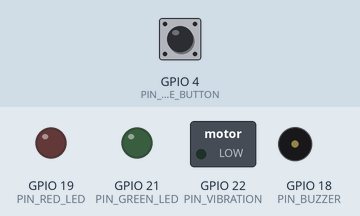
A sketch run on a simulated ESP32. Parts: switched loads named in the sketch (green lamp = pin HIGH), output pins drawn as LEDs (lit = HIGH), buzzer (waves = sounding, pin HIGH). The inputs (shaded band) are chosen by the test bench; at power-on: GPIO 4 (PIN_MUTE_BUTTON) HIGH. WiFi joins after 1.5 s; servers stay silent unless stated; uploads are accepted with an empty reply; what the sketch prints to the serial monitor is not drawn.

Above: at 0.0 s.
At 1.1 s:
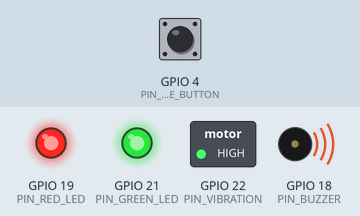
At 4.2 s:
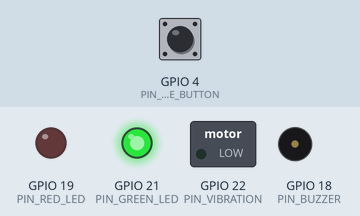
4.3 s: GPIO 4 (PIN_MUTE_BUTTON) pulled LOW for 0.15 s
Timing chart, 0 to 7.3 s (numbered marks = the images above; inputs shaded):
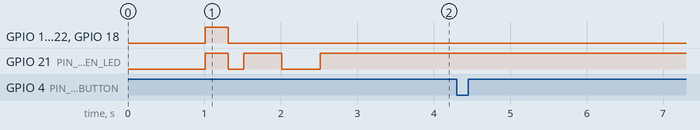

The sketch:

driver_alert.ino
```cpp
/*
 * ======================================================================================
 * Project: IoT-Based Driver Drowsiness Detection System
 * Device:  ESP32 In-Cabin Alert & Safety Module
 * File:    driver_alert.ino
 * Description: Connects to WiFi, polls backend API for driver alertness status, and
 *              triggers loud audible buzzer, strobe warning LED, and vibration alerts.
 * ======================================================================================
 */

#include <WiFi.h>
#include <HTTPClient.h>

// ==========================================
// 1. NETWORK & BACKEND CONFIGURATION
// ==========================================
// Replace with your local WiFi credentials
const char* WIFI_SSID     = "YOUR_WIFI_SSID";
const char* WIFI_PASSWORD = "YOUR_WIFI_PASSWORD";

// Backend API IP and Port (e.g., your computer's local IP on the same Wi-Fi network)
const char* BACKEND_HOST  = "http://192.168.1.100:5000";
const char* DEVICE_ID     = "ESP32-001";

// Polling interval in milliseconds
const unsigned long POLL_INTERVAL_MS = 1000;

// ==========================================
// 2. HARDWARE GPIO PIN DEFINITIONS
// ==========================================
const int PIN_BUZZER        = 18;  // Active/Passive Buzzer
const int PIN_RED_LED       = 19;  // Critical Alert Strobe LED
const int PIN_GREEN_LED     = 21;  // System Online / Safe LED
const int PIN_VIBRATION     = 22;  // Vibration Motor (via NPN transistor)
const int PIN_MUTE_BUTTON   = 4;   // Manual Acknowledge / Mute Push Button

// ==========================================
// 3. STATE VARIABLES
// ==========================================
unsigned long lastPollTime = 0;
unsigned long muteUntilTime = 0;
bool isAlertActive = false;
int currentScore = 0;
String currentStatus = "SAFE";

// ==========================================
// 4. SETUP ROUTINE
// ==========================================
void setup() {
  Serial.begin(115200);
  delay(1000);

  Serial.println("\n==================================================");
  Serial.println("   DRIVER DROWSINESS IoT ALERT MODULE - ESP32     ");
  Serial.println("==================================================");

  // Initialize GPIO Pins
  pinMode(PIN_BUZZER, OUTPUT);
  pinMode(PIN_RED_LED, OUTPUT);
  pinMode(PIN_GREEN_LED, OUTPUT);
  pinMode(PIN_VIBRATION, OUTPUT);
  pinMode(PIN_MUTE_BUTTON, INPUT_PULLUP);

  // Self-test startup chime
  startupSelfTest();

  // Connect to Wi-Fi
  connectWiFi();
}

// ==========================================
// 5. MAIN LOOP
// ==========================================
void loop() {
  // Ensure Wi-Fi stays connected
  if (WiFi.status() != WL_CONNECTED) {
    digitalWrite(PIN_GREEN_LED, LOW);
    connectWiFi();
  }

  // Handle hardware manual mute button
  if (digitalRead(PIN_MUTE_BUTTON) == LOW) {
    muteUntilTime = millis() + 10000; // Mute buzzer for 10 seconds
    Serial.println("[BUTTON] Driver pressed Mute. Silenced for 10s.");
    digitalWrite(PIN_BUZZER, LOW);
    digitalWrite(PIN_VIBRATION, LOW);
    delay(300); // Debounce
  }

  // Poll backend status periodically
  if (millis() - lastPollTime >= POLL_INTERVAL_MS) {
    lastPollTime = millis();
    pollBackendAlertStatus();
  }

  // Drive alert hardware indicators
  handleAlertIndicators();
}

// ==========================================
// 6. BACKEND POLLING VIA HTTP
// ==========================================
void pollBackendAlertStatus() {
  HTTPClient http;

  String endpoint = String(BACKEND_HOST) + "/api/devices/esp32/alert-status?deviceId=" + String(DEVICE_ID);

  http.begin(endpoint);
  http.setTimeout(2000); // 2 second timeout

  int httpCode = http.GET();

  if (httpCode == HTTP_CODE_OK) {
    String payload = http.getString();

    // Parse JSON values
    isAlertActive = parseJsonBool(payload, "alert");
    currentScore = parseJsonInt(payload, "score");
    currentStatus = parseJsonString(payload, "status");

    Serial.printf("[IOT-SYNC] Status: %-8s | Score: %3d%% | Alert: %s\n",
                  currentStatus.c_str(),
                  currentScore,
                  isAlertActive ? "TRIGGERED (ACTIVE)" : "NORMAL");

    digitalWrite(PIN_GREEN_LED, HIGH); // Steady green when synced
  } else {
    Serial.printf("[HTTP-ERR] Failed to poll status, code: %d\n", httpCode);
    digitalWrite(PIN_GREEN_LED, LOW);
  }

  http.end();
}

// ==========================================
// 7. ALERT ACTUATOR ROUTINES
// ==========================================
void handleAlertIndicators() {
  bool isMuted = millis() < muteUntilTime;

  if (isAlertActive && currentStatus == "DROWSY") {
    // CRITICAL: Rapid alarm pattern
    digitalWrite(PIN_RED_LED, HIGH);
    if (!isMuted) {
      digitalWrite(PIN_BUZZER, HIGH);
      digitalWrite(PIN_VIBRATION, HIGH);
    }
    delay(100);
    digitalWrite(PIN_RED_LED, LOW);
    digitalWrite(PIN_BUZZER, LOW);
    digitalWrite(PIN_VIBRATION, LOW);
    delay(100);
  }
  else if (isAlertActive && currentStatus == "WARNING") {
    // MODERATE WARNING: Slower beep
    digitalWrite(PIN_RED_LED, HIGH);
    if (!isMuted) {
      digitalWrite(PIN_BUZZER, HIGH);
    }
    delay(200);
    digitalWrite(PIN_RED_LED, LOW);
    digitalWrite(PIN_BUZZER, LOW);
    delay(300);
  }
  else {
    // SAFE STATE
    digitalWrite(PIN_RED_LED, LOW);
    digitalWrite(PIN_BUZZER, LOW);
    digitalWrite(PIN_VIBRATION, LOW);
    digitalWrite(PIN_GREEN_LED, HIGH);
  }
}

// ==========================================
// 8. WIFI HELPER
// ==========================================
void connectWiFi() {
  Serial.printf("[WIFI] Connecting to %s", WIFI_SSID);
  WiFi.mode(WIFI_STA);
  WiFi.begin(WIFI_SSID, WIFI_PASSWORD);

  int attempts = 0;
  while (WiFi.status() != WL_CONNECTED && attempts < 20) {
    delay(500);
    Serial.print(".");
    digitalWrite(PIN_GREEN_LED, !digitalRead(PIN_GREEN_LED)); // Blink while connecting
    attempts++;
  }

  if (WiFi.status() == WL_CONNECTED) {
    Serial.println("\n[WIFI] Connected successfully!");
    Serial.print("[WIFI] ESP32 Assigned IP: ");
    Serial.println(WiFi.localIP());
    digitalWrite(PIN_GREEN_LED, HIGH);
  } else {
    Serial.println("\n[WIFI] Connection failed. Retrying in background...");
    digitalWrite(PIN_GREEN_LED, LOW);
  }
}

// ==========================================
// 9. STARTUP SELF TEST
// ==========================================
void startupSelfTest() {
  Serial.println("[TEST] Running hardware actuator test...");
  digitalWrite(PIN_GREEN_LED, HIGH);
  digitalWrite(PIN_RED_LED, HIGH);
  digitalWrite(PIN_BUZZER, HIGH);
  digitalWrite(PIN_VIBRATION, HIGH);
  delay(300);
  digitalWrite(PIN_GREEN_LED, LOW);
  digitalWrite(PIN_RED_LED, LOW);
  digitalWrite(PIN_BUZZER, LOW);
  digitalWrite(PIN_VIBRATION, LOW);
  delay(200);
  digitalWrite(PIN_GREEN_LED, HIGH);
  Serial.println("[TEST] Hardware ready.");
}

// ==========================================
// 10. LIGHTWEIGHT JSON PARSER HELPERS
// (Eliminates mandatory heavy external libraries)
// ==========================================
bool parseJsonBool(const String& json, const String& key) {
  String searchKey = "\"" + key + "\":";
  int idx = json.indexOf(searchKey);
  if (idx == -1) return false;
  int startIdx = idx + searchKey.length();
  while (startIdx < json.length() && (json[startIdx] == ' ' || json[startIdx] == '\"')) startIdx++;
  return json.substring(startIdx).startsWith("true");
}

int parseJsonInt(const String& json, const String& key) {
  String searchKey = "\"" + key + "\":";
  int idx = json.indexOf(searchKey);
  if (idx == -1) return 0;
  int startIdx = idx + searchKey.length();
  while (startIdx < json.length() && json[startIdx] == ' ') startIdx++;
  return json.substring(startIdx).toInt();
}

String parseJsonString(const String& json, const String& key) {
  String searchKey = "\"" + key + "\":\"";
  int idx = json.indexOf(searchKey);
  if (idx == -1) return "UNKNOWN";
  int startIdx = idx + searchKey.length();
  int endIdx = json.indexOf("\"", startIdx);
  if (endIdx == -1) return "UNKNOWN";
  return json.substring(startIdx, endIdx);
}
```

Measured:
- after the input at 4.3 s, every drawn part: stays the same
